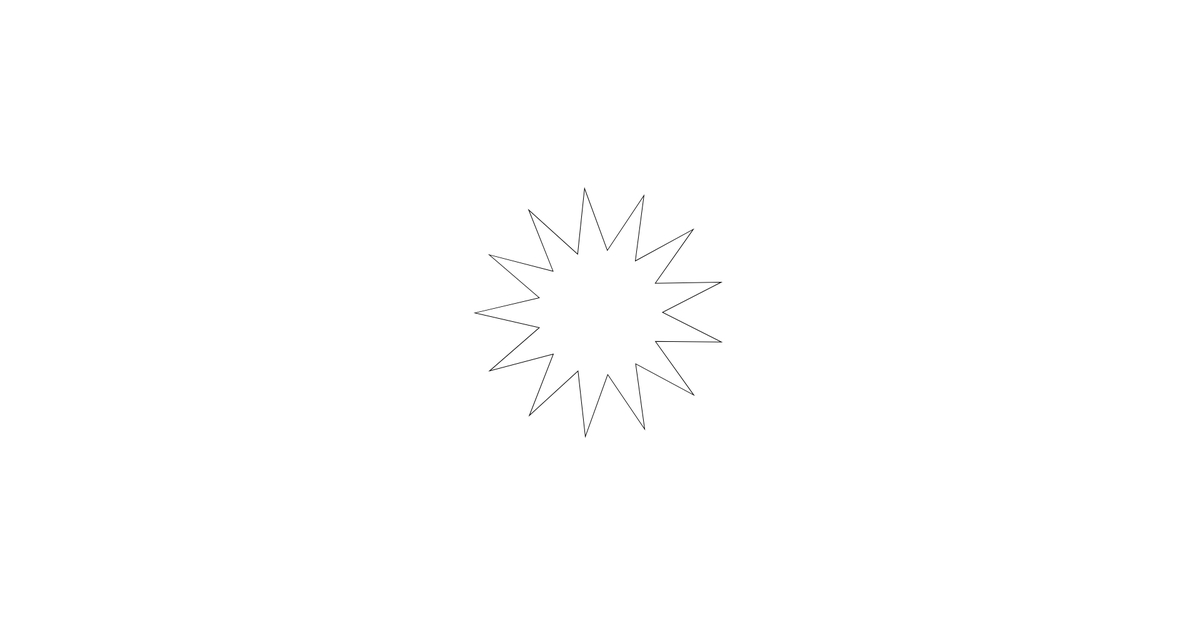
Frame 1 (no input)
Frame 60 (no input): identical to frame 1, image omitted
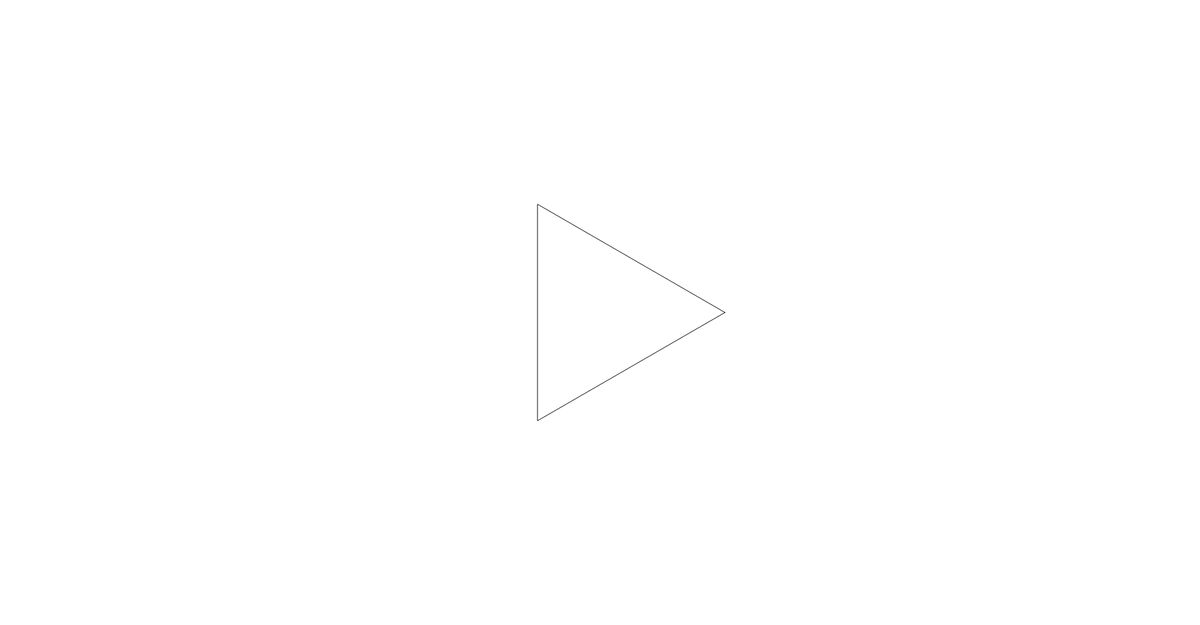
Frame 120 (the mouse pressed at the canvas centre since frame 60)

The p5.js sketch that drew these frames (run headless with seeded random() and noise() and a simulated clock; from frame 60 on, the mouse is pressed at the canvas centre):

// p5.js sketch
// ── sketch.js
let radius = 200;
let inner_radius = 100;
let n = 3;

function setup() {
    createCanvas(1920,1000);
    frameRate(360);
}  

function draw() {
    background(255);
    translate(width/2,height/2);
    let [mx,my] = relativeMouse();
    let v = createVector(1,0);
    let u = createVector(mx,my);
    rotate(v.angleBetween(u));
    n = floor(map(u.mag(),0,width/2,3,12));
    noFill();
    beginShape();
    for(let i=0; i<n; i++) {
        let angle = map(i,0,n,0,TWO_PI);
        let half_angle = map(i+0.5,0,n,0,TWO_PI);
        vertex(radius*cos(angle), radius*sin(angle));
        vertex(inner_radius*cos(half_angle), inner_radius*sin(half_angle));
    }
    endShape(CLOSE);
}

function relativeMouse() {
    let mx = mouseX;
    let my = mouseY;
	let matrix = drawingContext.getTransform();
	let pd = pixelDensity();
    let rp = matrix.inverse().transformPoint(new DOMPoint(mx * pd,my * pd));
    return [ rp.x, rp.y ];
}
